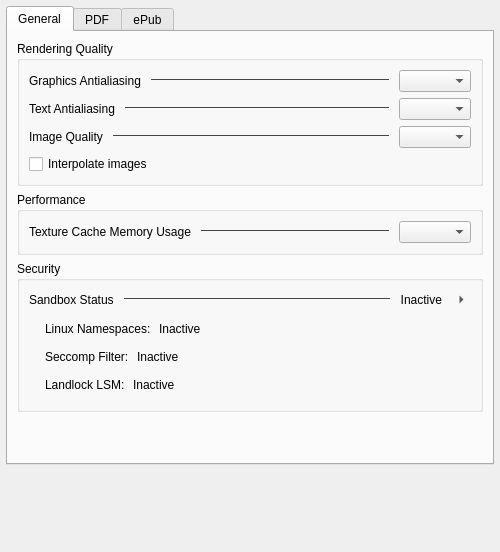
<?xml version="1.0" encoding="UTF-8"?>
<ui version="4.0">
 <class>MuPDFSettingsWidgetBase</class>
 <widget class="QWidget" name="MuPDFSettingsWidgetBase">
  <property name="geometry">
   <rect>
    <x>0</x>
    <y>0</y>
    <width>500</width>
    <height>552</height>
   </rect>
  </property>
  <property name="sizePolicy">
   <sizepolicy hsizetype="Expanding" vsizetype="Expanding">
    <horstretch>0</horstretch>
    <verstretch>0</verstretch>
   </sizepolicy>
  </property>
  <layout class="QVBoxLayout" name="mainVerticalLayout">
   <property name="leftMargin">
    <number>6</number>
   </property>
   <property name="topMargin">
    <number>6</number>
   </property>
   <property name="rightMargin">
    <number>6</number>
   </property>
   <property name="bottomMargin">
    <number>0</number>
   </property>
   <item>
    <widget class="QTabWidget" name="documentSettingsTabs">
     <property name="currentIndex">
      <number>0</number>
     </property>
     <widget class="QWidget" name="generalTab">
      <attribute name="title">
       <string>General</string>
      </attribute>
      <layout class="QVBoxLayout" name="generalTabLayout">
       <item>
        <widget class="QGroupBox" name="renderingQualityBox">
         <property name="title">
          <string>Rendering Quality</string>
         </property>
         <layout class="QVBoxLayout" name="verticalLayout_rendering">
          <item>
           <layout class="QHBoxLayout" name="horizontalLayout_gfx">
            <property name="spacing">
             <number>10</number>
            </property>
            <item>
             <widget class="QLabel" name="labelGraphicsAA">
              <property name="text">
               <string>Graphics Antialiasing</string>
              </property>
             </widget>
            </item>
            <item>
             <widget class="QFrame" name="line_gfx">
              <property name="sizePolicy">
               <sizepolicy hsizetype="Expanding" vsizetype="Fixed">
                <horstretch>1</horstretch>
                <verstretch>0</verstretch>
               </sizepolicy>
              </property>
              <property name="styleSheet">
               <string notr="true">border: none; border-top: 1px solid #444444;</string>
              </property>
              <property name="frameShape">
               <enum>QFrame::Shape::HLine</enum>
              </property>
              <property name="frameShadow">
               <enum>QFrame::Shadow::Plain</enum>
              </property>
             </widget>
            </item>
            <item>
             <widget class="QComboBox" name="kcfg_GraphicsAntialiasingBits"/>
            </item>
           </layout>
          </item>
          <item>
           <layout class="QHBoxLayout" name="horizontalLayout_txt">
            <property name="spacing">
             <number>10</number>
            </property>
            <item>
             <widget class="QLabel" name="labelTextAA">
              <property name="text">
               <string>Text Antialiasing</string>
              </property>
             </widget>
            </item>
            <item>
             <widget class="QFrame" name="line_txt">
              <property name="sizePolicy">
               <sizepolicy hsizetype="Expanding" vsizetype="Fixed">
                <horstretch>1</horstretch>
                <verstretch>0</verstretch>
               </sizepolicy>
              </property>
              <property name="styleSheet">
               <string notr="true">border: none; border-top: 1px solid #444444;</string>
              </property>
              <property name="frameShape">
               <enum>QFrame::Shape::HLine</enum>
              </property>
              <property name="frameShadow">
               <enum>QFrame::Shadow::Plain</enum>
              </property>
             </widget>
            </item>
            <item>
             <widget class="QComboBox" name="kcfg_TextAntialiasingBits"/>
            </item>
           </layout>
          </item>
          <item>
           <layout class="QHBoxLayout" name="horizontalLayout_img">
            <property name="spacing">
             <number>10</number>
            </property>
            <item>
             <widget class="QLabel" name="labelImageQuality">
              <property name="text">
               <string>Image Quality</string>
              </property>
             </widget>
            </item>
            <item>
             <widget class="QFrame" name="line_img">
              <property name="sizePolicy">
               <sizepolicy hsizetype="Expanding" vsizetype="Fixed">
                <horstretch>1</horstretch>
                <verstretch>0</verstretch>
               </sizepolicy>
              </property>
              <property name="styleSheet">
               <string notr="true">border: none; border-top: 1px solid #444444;</string>
              </property>
              <property name="frameShape">
               <enum>QFrame::Shape::HLine</enum>
              </property>
              <property name="frameShadow">
               <enum>QFrame::Shadow::Plain</enum>
              </property>
             </widget>
            </item>
            <item>
             <widget class="QComboBox" name="kcfg_ImageRenderingQuality"/>
            </item>
           </layout>
          </item>
          <item>
           <widget class="QCheckBox" name="kcfg_ImageInterpolation">
            <property name="text">
             <string>Interpolate images</string>
            </property>
           </widget>
          </item>
         </layout>
        </widget>
       </item>
       <item>
        <widget class="QGroupBox" name="performanceGroupBox">
         <property name="title">
          <string>Performance</string>
         </property>
         <layout class="QVBoxLayout" name="verticalLayout_perf">
          <item>
           <layout class="QHBoxLayout" name="horizontalLayout_mem">
            <property name="spacing">
             <number>10</number>
            </property>
            <item>
             <widget class="QLabel" name="labelMemoryUsage">
              <property name="text">
               <string>Texture Cache Memory Usage</string>
              </property>
             </widget>
            </item>
            <item>
             <widget class="QFrame" name="line_mem">
              <property name="sizePolicy">
               <sizepolicy hsizetype="Expanding" vsizetype="Fixed">
                <horstretch>1</horstretch>
                <verstretch>0</verstretch>
               </sizepolicy>
              </property>
              <property name="styleSheet">
               <string notr="true">border: none; border-top: 1px solid #444444;</string>
              </property>
              <property name="frameShape">
               <enum>QFrame::Shape::HLine</enum>
              </property>
              <property name="frameShadow">
               <enum>QFrame::Shadow::Plain</enum>
              </property>
             </widget>
            </item>
            <item>
             <widget class="QComboBox" name="kcfg_MemoryLimit"/>
            </item>
           </layout>
          </item>
         </layout>
        </widget>
       </item>
       <item>
        <widget class="QGroupBox" name="securityGroupBox">
         <property name="title">
          <string>Security</string>
         </property>
         <layout class="QVBoxLayout" name="verticalLayout_sec">
          <property name="spacing">
           <number>6</number>
          </property>
          <property name="bottomMargin">
           <number>12</number>
          </property>
          <item>
           <layout class="QHBoxLayout" name="horizontalLayout_overall_sec">
            <property name="spacing">
             <number>10</number>
            </property>
            <item>
             <widget class="QLabel" name="labelSandboxStatus">
              <property name="text">
               <string>Sandbox Status</string>
              </property>
             </widget>
            </item>
            <item>
             <widget class="QFrame" name="line_sec">
              <property name="sizePolicy">
               <sizepolicy hsizetype="Expanding" vsizetype="Fixed">
                <horstretch>1</horstretch>
                <verstretch>0</verstretch>
               </sizepolicy>
              </property>
              <property name="styleSheet">
               <string notr="true">border: none; border-top: 1px solid #444444;</string>
              </property>
              <property name="frameShape">
               <enum>QFrame::Shape::HLine</enum>
              </property>
              <property name="frameShadow">
               <enum>QFrame::Shadow::Plain</enum>
              </property>
             </widget>
            </item>
            <item>
             <widget class="QLabel" name="labelOverallSecurityStatus">
              <property name="text">
               <string>Inactive</string>
              </property>
              <property name="alignment">
               <set>Qt::AlignmentFlag::AlignRight|Qt::AlignmentFlag::AlignTrailing|Qt::AlignmentFlag::AlignVCenter</set>
              </property>
             </widget>
            </item>
            <item>
             <widget class="QToolButton" name="securityDetailsButton">
              <property name="cursor">
               <cursorShape>PointingHandCursor</cursorShape>
              </property>
              <property name="toolTip">
               <string>Toggle component details</string>
              </property>
              <property name="styleSheet">
               <string notr="true">border: none; background: transparent;</string>
              </property>
              <property name="text">
               <string/>
              </property>
              <property name="checkable">
               <bool>true</bool>
              </property>
              <property name="autoRaise">
               <bool>true</bool>
              </property>
              <property name="arrowType">
               <enum>Qt::ArrowType::RightArrow</enum>
              </property>
             </widget>
            </item>
           </layout>
          </item>
          <item>
           <widget class="QWidget" name="securityDetailsWidget" native="true">
            <layout class="QVBoxLayout" name="verticalLayout_sec_details">
             <property name="spacing">
              <number>8</number>
             </property>
             <property name="leftMargin">
              <number>16</number>
             </property>
             <property name="topMargin">
              <number>4</number>
             </property>
             <property name="rightMargin">
              <number>0</number>
             </property>
             <property name="bottomMargin">
              <number>2</number>
             </property>
             <item>
              <layout class="QHBoxLayout" name="horizontalLayout_namespace">
               <property name="spacing">
                <number>8</number>
               </property>
               <item>
                <widget class="QLabel" name="labelNamespaces">
                 <property name="text">
                  <string>Linux Namespaces:</string>
                 </property>
                </widget>
               </item>
               <item>
                <widget class="QLabel" name="labelNamespaceStatus">
                 <property name="text">
                  <string>Inactive</string>
                 </property>
                </widget>
               </item>
               <item>
                <spacer name="horizontalSpacer_namespace">
                 <property name="orientation">
                  <enum>Qt::Orientation::Horizontal</enum>
                 </property>
                 <property name="sizeHint" stdset="0">
                  <size>
                   <width>40</width>
                   <height>20</height>
                  </size>
                 </property>
                </spacer>
               </item>
              </layout>
             </item>
             <item>
              <layout class="QHBoxLayout" name="horizontalLayout_seccomp">
               <property name="spacing">
                <number>8</number>
               </property>
               <item>
                <widget class="QLabel" name="labelSeccomp">
                 <property name="text">
                  <string>Seccomp Filter:</string>
                 </property>
                </widget>
               </item>
               <item>
                <widget class="QLabel" name="labelSeccompStatus">
                 <property name="text">
                  <string>Inactive</string>
                 </property>
                </widget>
               </item>
               <item>
                <spacer name="horizontalSpacer_seccomp">
                 <property name="orientation">
                  <enum>Qt::Orientation::Horizontal</enum>
                 </property>
                 <property name="sizeHint" stdset="0">
                  <size>
                   <width>40</width>
                   <height>20</height>
                  </size>
                 </property>
                </spacer>
               </item>
              </layout>
             </item>
             <item>
              <layout class="QHBoxLayout" name="horizontalLayout_landlock">
               <property name="spacing">
                <number>8</number>
               </property>
               <item>
                <widget class="QLabel" name="labelLandlock">
                 <property name="text">
                  <string>Landlock LSM:</string>
                 </property>
                </widget>
               </item>
               <item>
                <widget class="QLabel" name="labelLandlockStatus">
                 <property name="text">
                  <string>Inactive</string>
                 </property>
                </widget>
               </item>
               <item>
                <spacer name="horizontalSpacer_landlock">
                 <property name="orientation">
                  <enum>Qt::Orientation::Horizontal</enum>
                 </property>
                 <property name="sizeHint" stdset="0">
                  <size>
                   <width>40</width>
                   <height>20</height>
                  </size>
                 </property>
                </spacer>
               </item>
              </layout>
             </item>
            </layout>
           </widget>
          </item>
         </layout>
        </widget>
       </item>
       <item>
        <spacer name="generalVerticalSpacer">
         <property name="orientation">
          <enum>Qt::Orientation::Vertical</enum>
         </property>
         <property name="sizeHint" stdset="0">
          <size>
           <width>20</width>
           <height>40</height>
          </size>
         </property>
        </spacer>
       </item>
      </layout>
     </widget>
     <widget class="QWidget" name="pdfTab">
      <attribute name="title">
       <string>PDF</string>
      </attribute>
      <layout class="QVBoxLayout" name="pdfTabLayout">
       <item>
        <widget class="QGroupBox" name="ocrGroupBox">
         <property name="title">
          <string>Optical Character Recognition</string>
         </property>
         <layout class="QVBoxLayout" name="ocrVerticalLayout">
          <property name="spacing">
           <number>8</number>
          </property>
          <item>
           <layout class="QHBoxLayout" name="ocrLangLayout">
            <property name="spacing">
             <number>10</number>
            </property>
            <item>
             <widget class="QLabel" name="labelOcrLang">
              <property name="text">
               <string>Tesseract Model</string>
              </property>
             </widget>
            </item>
            <item>
             <widget class="QFrame" name="line_ocrLang">
              <property name="sizePolicy">
               <sizepolicy hsizetype="Expanding" vsizetype="Fixed">
                <horstretch>1</horstretch>
                <verstretch>0</verstretch>
               </sizepolicy>
              </property>
              <property name="styleSheet">
               <string notr="true">border: none; border-top: 1px solid #444444;</string>
              </property>
              <property name="frameShape">
               <enum>QFrame::Shape::HLine</enum>
              </property>
              <property name="frameShadow">
               <enum>QFrame::Shadow::Plain</enum>
              </property>
             </widget>
            </item>
            <item>
             <widget class="QComboBox" name="kcfg_OcrLanguage">
              <property name="kcfg_property" stdset="0">
               <string notr="true">currentText</string>
              </property>
             </widget>
            </item>
           </layout>
          </item>
          <item>
           <layout class="QHBoxLayout" name="ocrQualityLayout">
            <property name="spacing">
             <number>10</number>
            </property>
            <item>
             <widget class="QLabel" name="labelOcrQuality">
              <property name="text">
               <string>Tesseract Quality</string>
              </property>
             </widget>
            </item>
            <item>
             <widget class="QFrame" name="line_ocrQuality">
              <property name="sizePolicy">
               <sizepolicy hsizetype="Expanding" vsizetype="Fixed">
                <horstretch>1</horstretch>
                <verstretch>0</verstretch>
               </sizepolicy>
              </property>
              <property name="styleSheet">
               <string notr="true">border: none; border-top: 1px solid #444444;</string>
              </property>
              <property name="frameShape">
               <enum>QFrame::Shape::HLine</enum>
              </property>
              <property name="frameShadow">
               <enum>QFrame::Shadow::Plain</enum>
              </property>
             </widget>
            </item>
            <item>
             <widget class="QComboBox" name="kcfg_OcrQuality"/>
            </item>
           </layout>
          </item>
          <item>
           <layout class="QHBoxLayout" name="autoTriggerLayout">
            <item>
             <widget class="QLabel" name="labelOcrTriggerMode">
              <property name="text">
               <string>Auto-trigger OCR when page has less than</string>
              </property>
             </widget>
            </item>
            <item>
             <widget class="QFrame" name="line_autoTrigger">
              <property name="sizePolicy">
               <sizepolicy hsizetype="Expanding" vsizetype="Fixed">
                <horstretch>1</horstretch>
                <verstretch>0</verstretch>
               </sizepolicy>
              </property>
              <property name="styleSheet">
               <string notr="true">border: none; border-top: 1px solid #444444;</string>
              </property>
              <property name="frameShape">
               <enum>QFrame::Shape::HLine</enum>
              </property>
              <property name="frameShadow">
               <enum>QFrame::Shadow::Plain</enum>
              </property>
             </widget>
            </item>
            <item>
             <widget class="QComboBox" name="kcfg_OcrTriggerMode"/>
            </item>
           </layout>
          </item>
          <item>
           <widget class="QCheckBox" name="kcfg_OcrAsync">
            <property name="text">
             <string>Run OCR asynchronously (non-blocking page display)</string>
            </property>
           </widget>
          </item>
          <item>
           <widget class="QCheckBox" name="kcfg_OcrNotify">
            <property name="text">
             <string>Show notifications on OCR status</string>
            </property>
           </widget>
          </item>
         </layout>
        </widget>
       </item>
       <item>
        <widget class="QGroupBox" name="nssCryptoEngineBox">
         <property name="title">
          <string>Crypto Engine</string>
         </property>
         <layout class="QVBoxLayout" name="nssVerticalLayout">
          <property name="spacing">
           <number>8</number>
          </property>
          <item>
           <layout class="QHBoxLayout" name="defaultLayout">
            <property name="spacing">
             <number>10</number>
            </property>
            <item>
             <widget class="QRadioButton" name="kcfg_UseDefaultCertDB">
              <property name="text">
               <string>Default Certificate Database:</string>
              </property>
              <property name="checked">
               <bool>true</bool>
              </property>
             </widget>
            </item>
            <item>
             <widget class="QLabel" name="defaultLabel">
              <property name="text">
               <string>/etc/pki/nssdb</string>
              </property>
             </widget>
            </item>
            <item>
             <spacer name="horizontalSpacer_default">
              <property name="orientation">
               <enum>Qt::Orientation::Horizontal</enum>
              </property>
              <property name="sizeHint" stdset="0">
               <size>
                <width>40</width>
                <height>20</height>
               </size>
              </property>
             </spacer>
            </item>
           </layout>
          </item>
          <item>
           <layout class="QHBoxLayout" name="customLayout">
            <property name="spacing">
             <number>10</number>
            </property>
            <item>
             <widget class="QRadioButton" name="customRadioButton">
              <property name="text">
               <string>Custom Certificate Database</string>
              </property>
             </widget>
            </item>
            <item>
             <widget class="KUrlRequester" name="kcfg_dBCertificatePath">
               <property name="enabled">
                <bool>false</bool>
               </property>
               <property name="mode">
                <set>KFile::Directory|KFile::ExistingOnly|KFile::LocalOnly</set>
               </property>
             </widget>
            </item>
           </layout>
          </item>
          <item>
           <widget class="QPushButton" name="manageCertificatesButton">
            <property name="text">
             <string>Manage Certificates</string>
            </property>
           </widget>
          </item>
         </layout>
        </widget>
       </item>
       <item>
        <spacer name="pdfVerticalSpacer">
         <property name="orientation">
          <enum>Qt::Orientation::Vertical</enum>
         </property>
         <property name="sizeHint" stdset="0">
          <size>
           <width>20</width>
           <height>40</height>
          </size>
         </property>
        </spacer>
       </item>
      </layout>
     </widget>
     <widget class="QWidget" name="epubTab">
      <attribute name="title">
       <string>ePub</string>
      </attribute>
      <layout class="QVBoxLayout" name="epubTabLayout">
       <item>
        <widget class="QGroupBox" name="epubPageLayoutGroup">
         <property name="title">
          <string>Page Layout</string>
         </property>
         <layout class="QVBoxLayout" name="epubPageLayoutVertical">
          <item>
           <layout class="QHBoxLayout" name="epubFontSizeLayout">
            <property name="spacing">
             <number>10</number>
            </property>
            <item>
             <widget class="QLabel" name="labelEpubFontSize">
              <property name="text">
               <string>Font Size</string>
              </property>
             </widget>
            </item>
            <item>
             <widget class="QFrame" name="line_epubFontSize">
              <property name="sizePolicy">
               <sizepolicy hsizetype="Expanding" vsizetype="Fixed">
                <horstretch>1</horstretch>
                <verstretch>0</verstretch>
               </sizepolicy>
              </property>
              <property name="styleSheet">
               <string notr="true">border: none; border-top: 1px solid #444444;</string>
              </property>
              <property name="frameShape">
               <enum>QFrame::Shape::HLine</enum>
              </property>
              <property name="frameShadow">
               <enum>QFrame::Shadow::Plain</enum>
              </property>
             </widget>
            </item>
            <item>
             <widget class="QSpinBox" name="kcfg_EpubFontSize">
              <property name="suffix">
               <string> pt</string>
              </property>
              <property name="minimum">
               <number>10</number>
              </property>
              <property name="maximum">
               <number>20</number>
              </property>
              <property name="value">
               <number>11</number>
              </property>
             </widget>
            </item>
           </layout>
          </item>
          <item>
           <layout class="QHBoxLayout" name="epubFontFamilyLayout">
            <property name="spacing">
             <number>10</number>
            </property>
            <item>
             <widget class="QLabel" name="labelEpubFontFamily">
              <property name="text">
               <string>Font Family</string>
              </property>
             </widget>
            </item>
            <item>
             <widget class="QFrame" name="line_epubFontFamily">
              <property name="sizePolicy">
               <sizepolicy hsizetype="Expanding" vsizetype="Fixed">
                <horstretch>1</horstretch>
                <verstretch>0</verstretch>
               </sizepolicy>
              </property>
              <property name="styleSheet">
               <string notr="true">border: none; border-top: 1px solid #444444;</string>
              </property>
              <property name="frameShape">
               <enum>QFrame::Shape::HLine</enum>
              </property>
              <property name="frameShadow">
               <enum>QFrame::Shadow::Plain</enum>
              </property>
             </widget>
            </item>
            <item>
             <widget class="QComboBox" name="kcfg_EpubFontFamily"/>
            </item>
           </layout>
          </item>
          <item>
           <layout class="QHBoxLayout" name="epubPageSizeLayout">
            <property name="spacing">
             <number>10</number>
            </property>
            <item>
             <widget class="QLabel" name="labelEpubPageSize">
              <property name="text">
               <string>Page Size</string>
              </property>
             </widget>
            </item>
            <item>
             <widget class="QFrame" name="line_epubPageSize">
              <property name="sizePolicy">
               <sizepolicy hsizetype="Expanding" vsizetype="Fixed">
                <horstretch>1</horstretch>
                <verstretch>0</verstretch>
               </sizepolicy>
              </property>
              <property name="styleSheet">
               <string notr="true">border: none; border-top: 1px solid #444444;</string>
              </property>
              <property name="frameShape">
               <enum>QFrame::Shape::HLine</enum>
              </property>
              <property name="frameShadow">
               <enum>QFrame::Shadow::Plain</enum>
              </property>
             </widget>
            </item>
            <item>
             <widget class="QComboBox" name="kcfg_EpubPageSize">
              <item>
               <property name="text">
                <string>B5 (176 × 250 mm)</string>
               </property>
              </item>
              <item>
               <property name="text">
                <string>A5 (148 × 210 mm)</string>
               </property>
              </item>
              <item>
               <property name="text">
                <string>6×9 (152 × 229 mm)</string>
               </property>
              </item>
              <item>
               <property name="text">
                <string>Letter (216 × 279 mm)</string>
               </property>
              </item>
             </widget>
            </item>
           </layout>
          </item>
          <item>
           <widget class="QPushButton" name="customCssButton">
            <property name="text">
             <string>Custom CSS</string>
            </property>
            <property name="checkable">
             <bool>true</bool>
            </property>
           </widget>
          </item>
          <item>
           <widget class="Mu::Generator::CssEditor" name="kcfg_EpubCustomCss">
            <property name="minimumSize">
             <size>
              <width>0</width>
              <height>140</height>
             </size>
            </property>
            <property name="kcfg_property" stdset="0">
             <string notr="true">encodedText</string>
            </property>
            <property name="kcfg_propertyNotify" stdset="0">
             <string notr="true">2encodedTextChanged()</string>
            </property>
           </widget>
          </item>
         </layout>
        </widget>
       </item>
       <item>
        <spacer name="epubVerticalSpacer">
         <property name="orientation">
          <enum>Qt::Orientation::Vertical</enum>
         </property>
         <property name="sizeType">
          <enum>QSizePolicy::Policy::Expanding</enum>
         </property>
         <property name="sizeHint" stdset="0">
          <size>
           <width>0</width>
           <height>0</height>
          </size>
         </property>
        </spacer>
       </item>
      </layout>
     </widget>
    </widget>
   </item>
   <item>
    <spacer name="verticalSpacer">
     <property name="orientation">
      <enum>Qt::Orientation::Vertical</enum>
     </property>
     <property name="sizeHint" stdset="0">
      <size>
       <width>0</width>
       <height>0</height>
      </size>
     </property>
    </spacer>
   </item>
  </layout>
 </widget>
 <customwidgets>
  <customwidget>
   <class>KUrlRequester</class>
   <extends>QWidget</extends>
   <header>kurlrequester.h</header>
  </customwidget>
  <customwidget>
   <class>Mu::Generator::CssEditor</class>
   <extends>QPlainTextEdit</extends>
   <header>generator/config/csseditor/editor.hpp</header>
  </customwidget>
 </customwidgets>
 <resources/>
 <connections/>
</ui>
